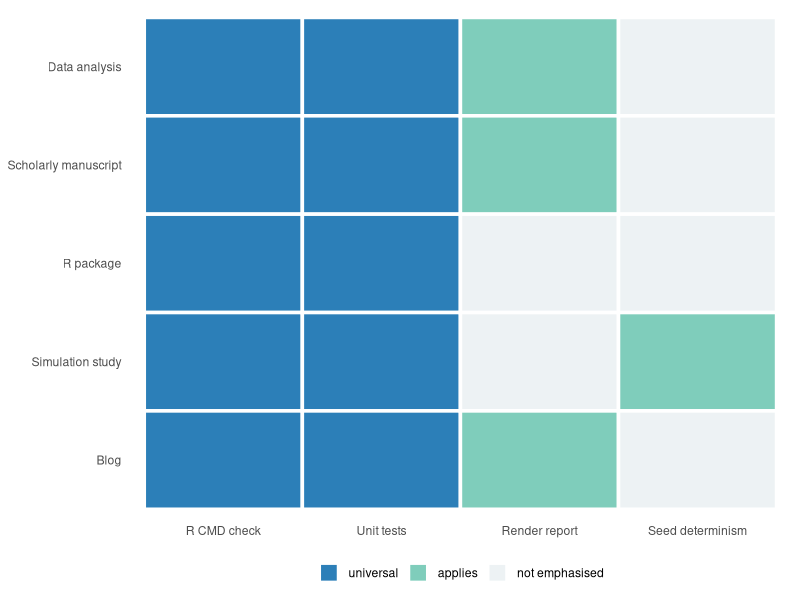

R code for this plot:
## ---- chunk 1
#| label: tbl-archetypes
#| tbl-cap: 'The five research-compendium archetypes. The reproducibility machinery is identical across all five; only the directory emphasis, the presence of a rendered report, and the gates that apply on top of the universal R CMD check differ.'

library(tibble)
library(knitr)

archetypes <- tibble::tibble(
  archetype = c(
    'Data analysis', 'Scholarly manuscript', 'R package',
    'Simulation study', 'Blog'
  ),
  directory = c(
    'analysis/scripts/, analysis/figures/',
    'analysis/report/',
    'R/, man/, tests/',
    'analysis/scripts/, derived_data/',
    'many analysis/ index.qmd posts'
  ),
  report = c(
    'Optional', 'Yes, to PDF', 'No',
    'Optional', 'Yes, many'
  ),
  gate = c(
    'R CMD check and tests',
    'R CMD check plus render',
    'R CMD check and unit tests',
    'R CMD check plus seed determinism',
    'R CMD check plus render of each post'
  ),
  example = c(
    'Incident-diabetes cohort analysis',
    'PTSD and diabetes comorbidity paper',
    'Clinical-trial summary-table package',
    'Power and operating-characteristics simulation',
    'Teaching blog or lab notebook'
  )
)

knitr::kable(
  archetypes,
  col.names = c(
    'Archetype', 'Directory emphasis', 'Renders a report?',
    'Primary validation gate', 'Health-sciences example'
  )
)
## ---- chunk 2
#| label: fig-gates
#| fig-cap: 'Validation gates by archetype. The R-package check and the unit tests apply universally; the render and seeding gates apply selectively. The underlying reproducibility machinery, the Five Pillars, is identical across every row.'

library(ggplot2)

archs <- c(
  'Data analysis', 'Scholarly manuscript', 'R package',
  'Simulation study', 'Blog'
)
gates <- c(
  'R CMD check', 'Unit tests', 'Render report',
  'Seed determinism'
)
grid <- expand.grid(
  archetype = archs, gate = gates,
  stringsAsFactors = FALSE
)

renders <- c('Data analysis', 'Scholarly manuscript', 'Blog')
seeded <- c('Simulation study')

grid$status <- 'not emphasised'
grid$status[grid$gate %in% c('R CMD check', 'Unit tests')] <-
  'universal'
grid$status[grid$gate == 'Render report' &
              grid$archetype %in% renders] <- 'applies'
grid$status[grid$gate == 'Seed determinism' &
              grid$archetype %in% seeded] <- 'applies'

grid$archetype <- factor(grid$archetype, levels = rev(archs))
grid$gate <- factor(grid$gate, levels = gates)
grid$status <- factor(
  grid$status,
  levels = c('universal', 'applies', 'not emphasised')
)

ggplot(grid, aes(x = gate, y = archetype, fill = status)) +
  geom_tile(colour = 'white', linewidth = 1.2) +
  scale_fill_manual(
    values = c(
      'universal' = '#2c7fb8',
      'applies' = '#7fcdbb',
      'not emphasised' = '#edf2f4'
    )
  ) +
  labs(x = NULL, y = NULL, fill = NULL) +
  theme_minimal(base_size = 11) +
  theme(
    panel.grid = element_blank(),
    legend.position = 'bottom'
  )
